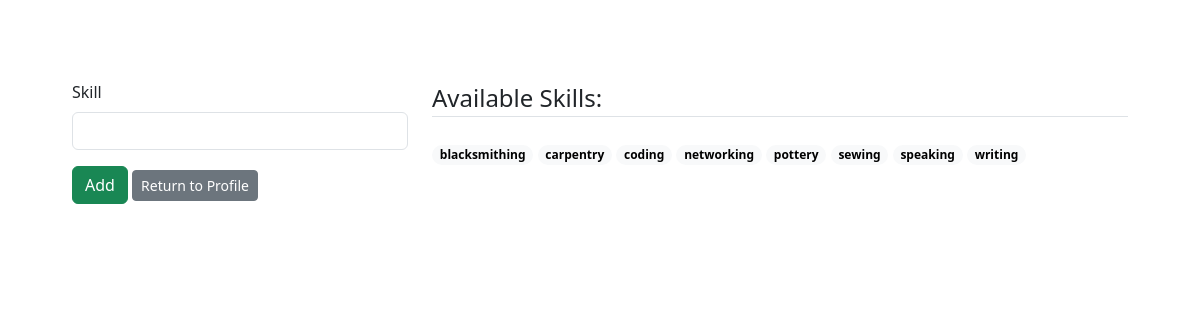
Page /users/add-skill/ (signed in) on the earlier database version.
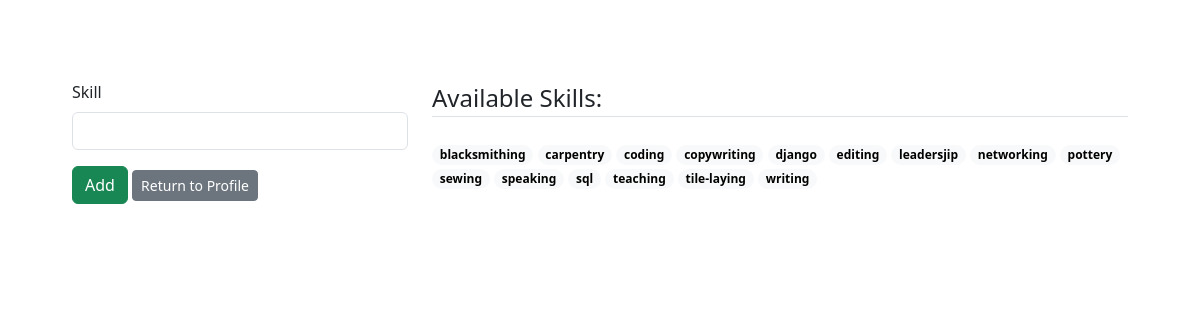
Same page on the later database version.
### users/models.py (models this page shows, shortened)
class Skill(models.Model):
    skill = models.CharField(max_length=100, unique=True)
    def __str__(self):
        return self.skill

### users/views.py (the view)
# urls.py: path('add-skill/', views.add_skill, name='add_skill'),
@login_required
def add_skill(request):
    try:
        skills = Skill.objects.all().order_by('skill')
        form = SkillForm(request.POST)
        if request.method == 'POST':
            if form.is_valid():
                instance = form.save(commit=False)
                if instance.skill == '':
                    messages.warning(request, 'Skill cannot be empty.')
                else:
                    instance.save()
                    messages.success(request, 'Skill added.')
            return redirect('users:add_skill')
        elif request.method == 'GET':
            context = {
                'skills': skills,
                'form': form,
            }
            return render(request, 'users/add_skill.html', context=context)
        raise Exception("users/views.py add_skill()")
    except Exception as err:
        print("ERROR: ", str(err))
        context = {'error': str(err)}
        return render(request, 'error_page.html', context, content_type='text/html')

### users/forms.py
class SkillForm(forms.ModelForm):
    skill = forms.CharField(required=False)
    class Meta:
        model = Skill
        fields= ['skill']

### users/templates/users/add_skill.html (shortened to what this page needs)
{% extends 'base.html' %}
{% load static %}
{% block content %}
{% load crispy_forms_tags %}
<div class="container">
    <div class="row justify-content-evenly">
        <div class="col-4">
            <form action="" method="post">
                {{ form | crispy }}
                <input class="btn btn-success" type="submit" value="Add">
                <a class="btn btn-secondary btn-sm" onclick="closeWindow()">Return to Profile</a>
            </form>
        </div>
        <div class="col-8">
            <legend class="border-bottom mb-4">Available Skills:</legend>
            {% for skill in skills %}
            <span class="badge rounded-pill text-bg-light">{{ skill }}</span>
            {% endfor %}
        </div>
    </div>
</div>
{% endblock content %}

Differences in the rows shown:
added Skill: skill "copywriting"
added Skill: skill "django"
added Skill: skill "editing"
added Skill: skill "leadersjip"
added Skill: skill "sql"
added Skill: skill "teaching"
added Skill: skill "tile-laying"
